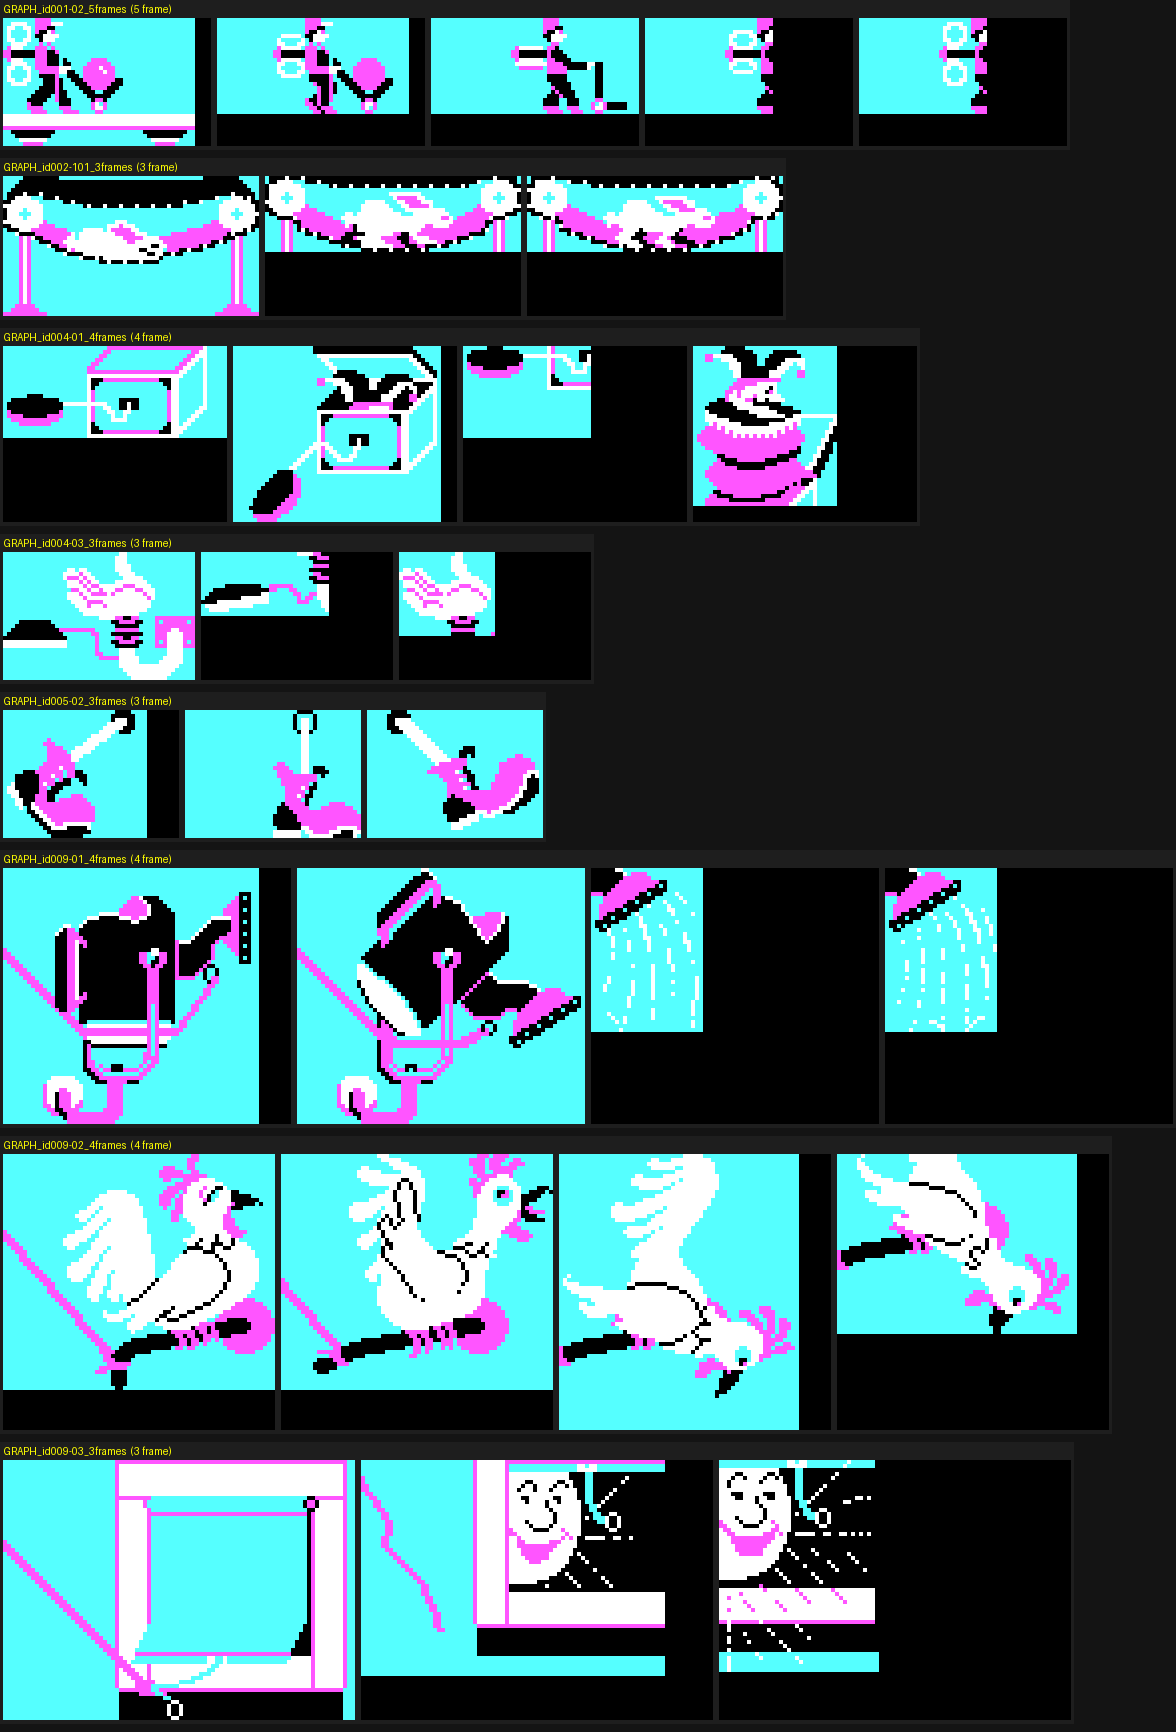

The script that saved this image:
"""Bentangkan frame GIF jadi filmstrip untuk verifikasi animasi."""
import os
from PIL import Image, ImageDraw, ImageSequence

G = r"C:\Projects\Creative_Contraptions\work\assets\_gif"
picks = [f for f in sorted(os.listdir(G)) if "4frames" in f or "5frames" in f or "3frames" in f][:8]

rows = []
for f in picks:
    im = Image.open(os.path.join(G, f))
    frames = [fr.convert("RGB").copy() for fr in ImageSequence.Iterator(im)]
    w = sum(x.width for x in frames) + 6 * len(frames)
    h = max(x.height for x in frames) + 22
    row = Image.new("RGB", (w, h), (30, 30, 30))
    x = 0
    for fr in frames:
        row.paste(fr, (x + 3, 18))
        x += fr.width + 6
    ImageDraw.Draw(row).text((4, 3), "%s  (%d frame)" % (f.replace(".gif", ""), len(frames)), fill=(255, 255, 0))
    rows.append(row)
    print("%-42s %d frame  %dx%d" % (f, len(frames), frames[0].width, frames[0].height))

W = max(r.width for r in rows)
H = sum(r.height + 8 for r in rows)
sheet = Image.new("RGB", (W, H), (20, 20, 20))
y = 0
for r in rows:
    sheet.paste(r, (0, y))
    y += r.height + 8
sheet.save(r"C:\Projects\Creative_Contraptions\work\filmstrip.png")
print("\n-> filmstrip.png", sheet.size)
